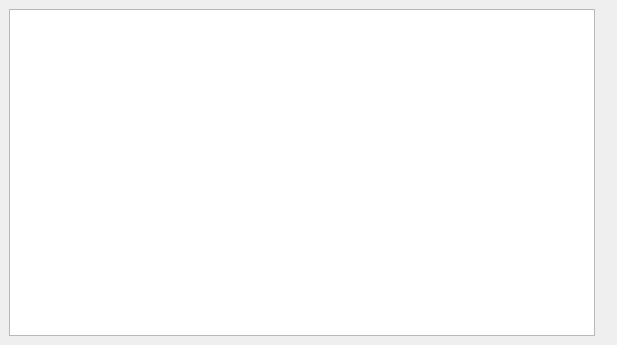
<?xml version="1.0" encoding="UTF-8"?>
<ui version="4.0">
 <class>MainWindow</class>
 <widget class="QMainWindow" name="MainWindow">
  <property name="geometry">
   <rect>
    <x>0</x>
    <y>0</y>
    <width>617</width>
    <height>345</height>
   </rect>
  </property>
  <property name="windowTitle">
   <string>MainWindow</string>
  </property>
  <widget class="QWidget" name="centralwidget">
   <layout class="QHBoxLayout" name="horizontalLayout">
    <item>
     <widget class="QTableWidget" name="tableWidget"/>
    </item>
    <item>
     <widget class="QLabel" name="label">
      <property name="text">
       <string/>
      </property>
     </widget>
    </item>
   </layout>
  </widget>
 </widget>
 <resources/>
 <connections/>
</ui>
